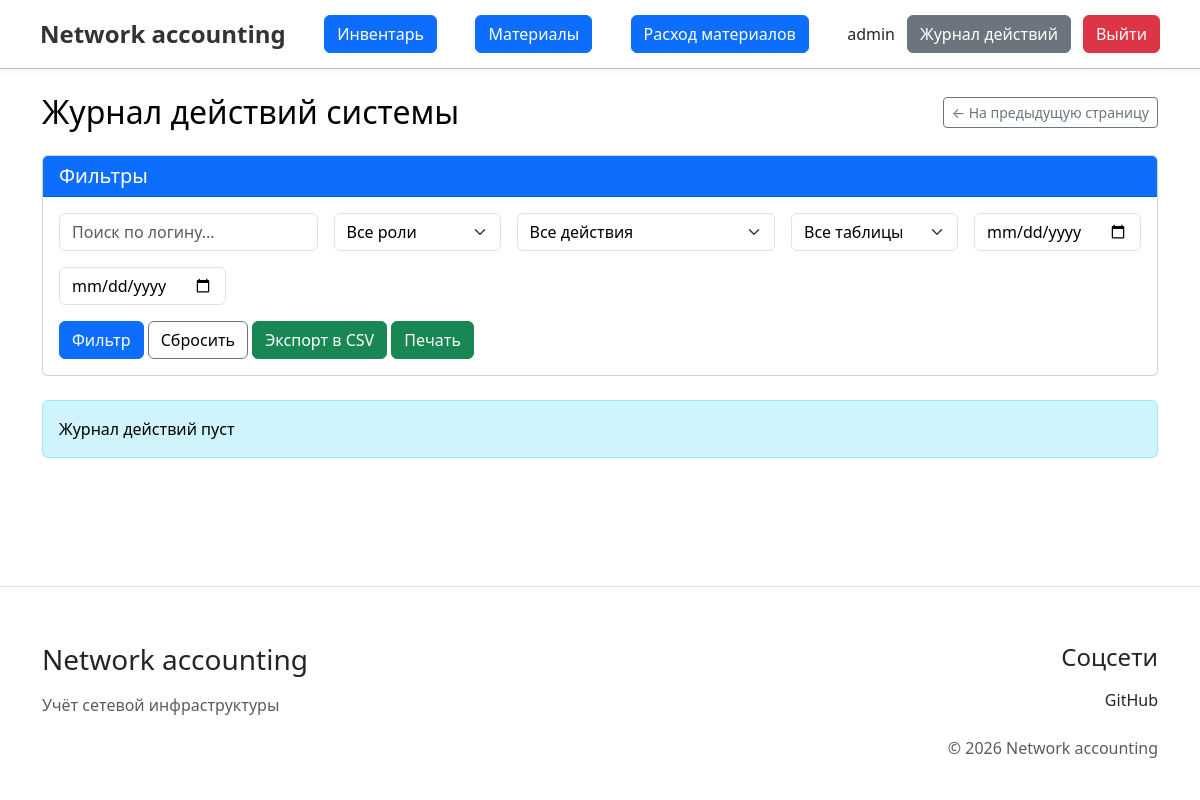
Before: /controllers/logs.php?page=2 (signed in) with the older database file.
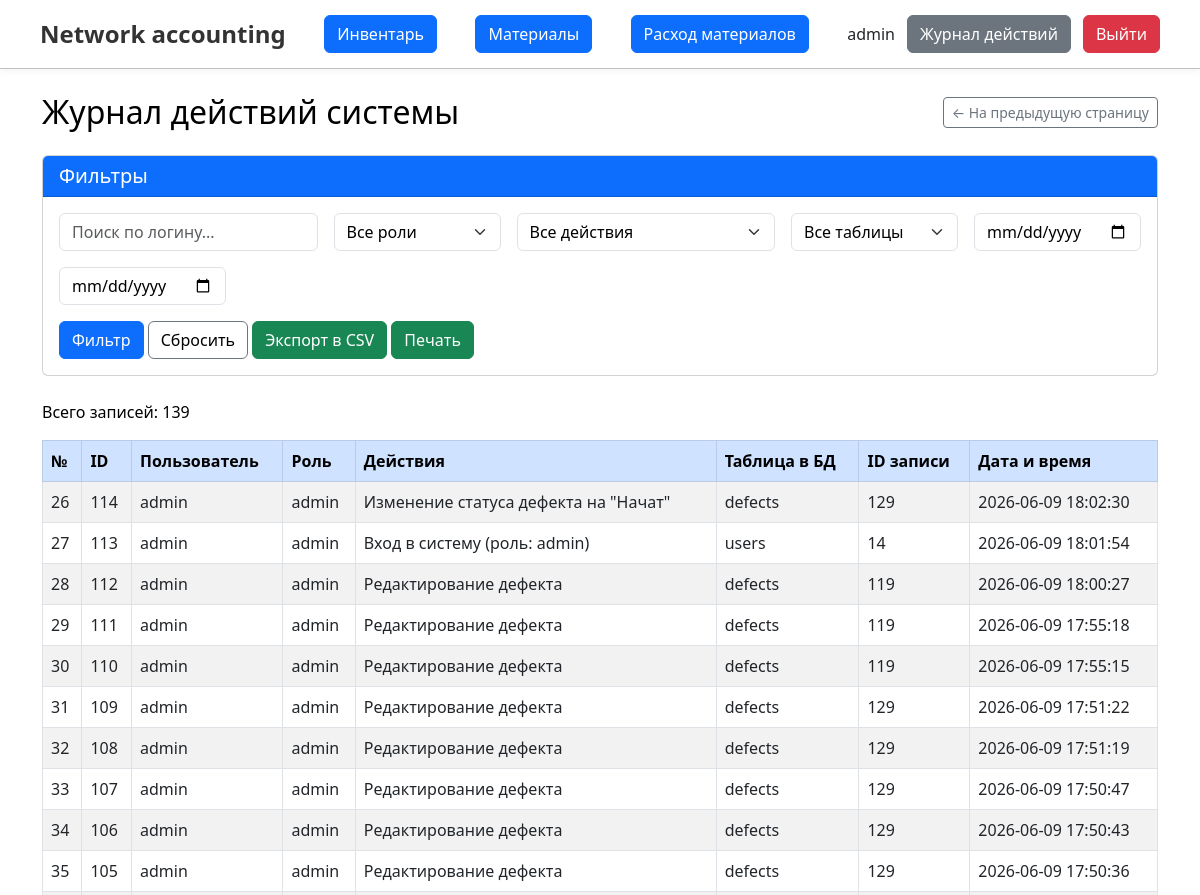
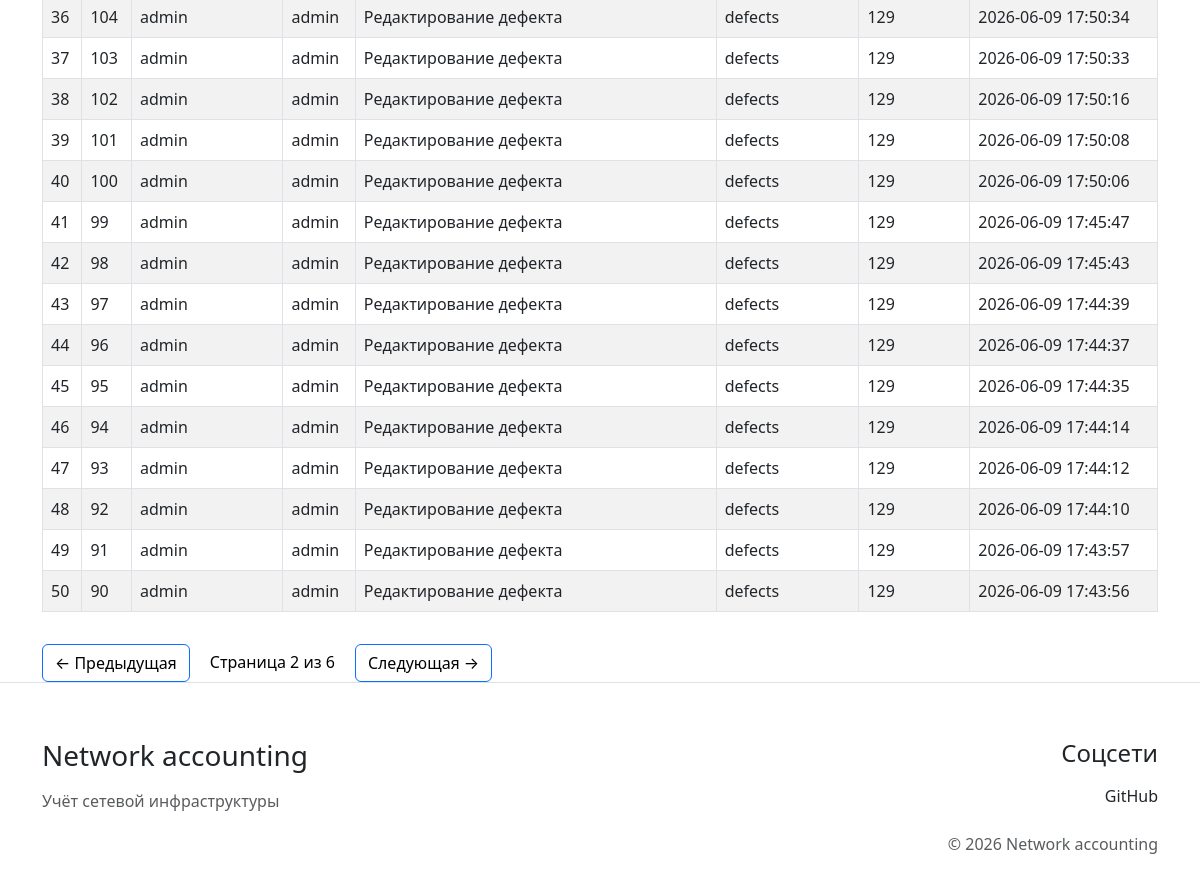
After: the same page with the newer database file (2 pictures, top to bottom).
### tables this page shows
CREATE TABLE `logs` (
  `id` int(11) NOT NULL AUTO_INCREMENT,
  `user_id` int(11) DEFAULT NULL,
  `action` varchar(100) DEFAULT NULL,
  `target_table` varchar(50) DEFAULT NULL,
  `target_id` int(11) DEFAULT NULL,
  `created_at` timestamp NULL DEFAULT current_timestamp(),
  PRIMARY KEY (`id`),
  KEY `user_id` (`user_id`),
  CONSTRAINT `logs_ibfk_1` FOREIGN KEY (`user_id`) REFERENCES `users` (`id`) ON DELETE SET NULL
);

CREATE TABLE `users` (
  `id` int(11) NOT NULL AUTO_INCREMENT,
  `login` varchar(50) NOT NULL,
  `password_hash` varchar(255) NOT NULL,
  `role` enum('admin','operator') DEFAULT 'operator',
  PRIMARY KEY (`id`),
  UNIQUE KEY `login` (`login`)
);

### controllers/logs.php (called while the page is built, shortened)
<?php
require '../app/includes/functions.php';
$page = isset($_GET['page']) ? (int)$_GET['page'] : 1;
$perPage = 25;
$filters = [
    'user_login' => isset($_GET['user_login']) ? trim($_GET['user_login']) : '',
    'role' => isset($_GET['role']) ? trim($_GET['role']) : '',
    'action' => isset($_GET['action']) ? trim($_GET['action']) : '',
    'target_table' => isset($_GET['target_table']) ? trim($_GET['target_table']) : '',
    'date_from' => isset($_GET['date_from']) ? trim($_GET['date_from']) : '',
    'date_to' => isset($_GET['date_to']) ? trim($_GET['date_to']) : ''
];
$filters = array_filter($filters, function ($value) {
    return $value !== '' && $value !== null;
});
$result = getAllLogsFiltered($pdo, $page, $perPage, $filters);
$offset = ($page - 1) * $perPage + 1;
include '../app/view/user/logs.php';
?>

### app/includes/functions.php (called while the page is built, shortened)
<?php
function getAllLogsFiltered($pdo, $page = 1, $perPage = 20, $filters = [])
{
    $offset = ($page - 1) * $perPage;
    $where = [];
    $params = [];
    $whereClause = $where ? "WHERE " . implode(" AND ", $where) : "";
    $countSql = "SELECT COUNT(*)
                FROM logs l
                LEFT JOIN users u ON l.user_id = u.id
                $whereClause";
    $countStmt = $pdo->prepare($countSql);
    $countStmt->execute();
    $total = $countStmt->fetchColumn();
    $sql = "SELECT
                l.*,
                u.login,
                u.role
            FROM logs l
            LEFT JOIN users u ON l.user_id = u.id
            $whereClause
            ORDER BY l.created_at DESC
            LIMIT :offset, :perPage";
    $stmt = $pdo->prepare($sql);
    $stmt->bindValue(':offset', $offset, PDO::PARAM_INT);
    $stmt->bindValue(':perPage', $perPage, PDO::PARAM_INT);
    $stmt->execute();
    return [
        'logs' => $stmt->fetchAll(),
        'total' => $total,
        'page' => $page,
        'perPage' => $perPage,
        'totalPages' => ceil($total / $perPage)
    ];
}
?>

### app/view/user/logs.php (the view, shortened to what the changed rows need)
<?php include '../app/includes/header.php'; ?>
<div class="container mt-4">
    <div class="d-flex justify-content-between align-items-center mb-4">
        <h1 class="h2 mb-0" style="color: #000;">Журнал действий системы</h1>
        <button onclick="history.back()" class="btn btn-sm btn-outline-secondary">
        </button>
    </div>
    <div class="card mb-4">
        <div class="card-header bg-primary text-white">
        </div>
        <div class="card-body">
        </div>
    </div>
    <?php if (empty($result['logs'])): ?>
        <div class="alert alert-info" style="color: #000;">Журнал действий пуст</div>
    <?php else: ?>
        <p style="color: #000;">Всего записей: <?= $result['total'] ?></p>
        <div class="table-responsive" id="printable-table">
            <table class="table table-bordered table-striped">
                <thead class="table-primary">
                <tr style="color: #000;">
                    <th>№</th>
                    <th>ID</th>
                    <th>Пользователь</th>
                    <th>Роль</th>
                    <th>Действия</th>
                    <th>Таблица в БД</th>
                    <th>ID записи</th>
                    <th>Дата и время</th>
                </tr>
                </thead>
                <tbody>
                <?php foreach ($result['logs'] as $log): ?>
                    <tr style="color: #000;">
                        <td><?= $offset++ ?></td>
                        <td><?= $log['id'] ?></td>
                        <td><?= htmlspecialchars($log['login'] ?? 'Система') ?></td>
                        <td><?= htmlspecialchars($log['role'] ?? '-') ?></td>
                        <td><?= htmlspecialchars($log['action']) ?></td>
                        <td><?= htmlspecialchars($log['target_table'] ?? '-') ?></td>
                        <td><?= htmlspecialchars($log['target_id'] ?? '-') ?></td>
                        <td><?= htmlspecialchars($log['created_at']) ?></td>
                    </tr>
                <?php endforeach; ?>
                </tbody>
            </table>
        </div>
        <?php if ($result['totalPages'] > 1): ?>
            <div class="mt-3">
                <?php
                $currentUrl = strtok($_SERVER['REQUEST_URI'], '?');
                $queryParams = $_GET;
                if ($result['page'] > 1): ?>
                    <a href="<?= $currentUrl . '?' . http_build_query(array_merge($queryParams, ['page' => $result['page'] - 1])) ?>"
                       class="btn btn-outline-primary" style="color: #000;">← Предыдущая</a>
                <?php else: ?>
                    <button class="btn btn-outline-secondary" disabled style="color: #000;">← Предыдущая</button>
                <?php endif; ?>
                <span class="mx-3"
                      style="color: #000;">Страница <?= $result['page'] ?> из <?= $result['totalPages'] ?></span>
                <?php if ($result['page'] < $result['totalPages']): ?>
                    <a href="<?= $currentUrl . '?' . http_build_query(array_merge($queryParams, ['page' => $result['page'] + 1])) ?>"
                       class="btn btn-outline-primary" style="color: #000;">Следующая →</a>
                <?php else: ?>
                    <button class="btn btn-outline-secondary" disabled style="color: #000;">Следующая →</button>
                <?php endif; ?>
            </div>
        <?php endif; ?>
    <?php endif; ?>
</div>
<?php include '../app/includes/footer.php'; ?>

Changed rows visible on the page:
added logs: id "114", user.login "admin", user.role "admin", action "Изменение статуса дефекта на \"Начат\"", target_table "defects", target "129", created_at "2026-06-09 18:02:30"
added logs: id "113", user.login "admin", user.role "admin", action "Вход в систему (роль: admin)", target_table "users", target "14", created_at "2026-06-09 18:01:54"
added logs: id "112", user.login "admin", user.role "admin", action "Редактирование дефекта", target_table "defects", target "119", created_at "2026-06-09 18:00:27"
added logs: id "111", user.login "admin", user.role "admin", action "Редактирование дефекта", target_table "defects", target "119", created_at "2026-06-09 17:55:18"
added logs: id "110", user.login "admin", user.role "admin", action "Редактирование дефекта", target_table "defects", target "119", created_at "2026-06-09 17:55:15"
added logs: id "109", user.login "admin", user.role "admin", action "Редактирование дефекта", target_table "defects", target "129", created_at "2026-06-09 17:51:22"
added logs: id "108", user.login "admin", user.role "admin", action "Редактирование дефекта", target_table "defects", target "129", created_at "2026-06-09 17:51:19"
added logs: id "107", user.login "admin", user.role "admin", action "Редактирование дефекта", target_table "defects", target "129", created_at "2026-06-09 17:50:47"
added logs: id "106", user.login "admin", user.role "admin", action "Редактирование дефекта", target_table "defects", target "129", created_at "2026-06-09 17:50:43"
added logs: id "105", user.login "admin", user.role "admin", action "Редактирование дефекта", target_table "defects", target "129", created_at "2026-06-09 17:50:36"
added logs: id "104", user.login "admin", user.role "admin", action "Редактирование дефекта", target_table "defects", target "129", created_at "2026-06-09 17:50:34"
added logs: id "103", user.login "admin", user.role "admin", action "Редактирование дефекта", target_table "defects", target "129", created_at "2026-06-09 17:50:33"
added logs: id "102", user.login "admin", user.role "admin", action "Редактирование дефекта", target_table "defects", target "129", created_at "2026-06-09 17:50:16"
added logs: id "101", user.login "admin", user.role "admin", action "Редактирование дефекта", target_table "defects", target "129", created_at "2026-06-09 17:50:08"
added logs: id "100", user.login "admin", user.role "admin", action "Редактирование дефекта", target_table "defects", target "129", created_at "2026-06-09 17:50:06"
added logs: id "99", user.login "admin", user.role "admin", action "Редактирование дефекта", target_table "defects", target "129", created_at "2026-06-09 17:45:47"
added logs: id "98", user.login "admin", user.role "admin", action "Редактирование дефекта", target_table "defects", target "129", created_at "2026-06-09 17:45:43"
added logs: id "97", user.login "admin", user.role "admin", action "Редактирование дефекта", target_table "defects", target "129", created_at "2026-06-09 17:44:39"
added logs: id "96", user.login "admin", user.role "admin", action "Редактирование дефекта", target_table "defects", target "129", created_at "2026-06-09 17:44:37"
added logs: id "95", user.login "admin", user.role "admin", action "Редактирование дефекта", target_table "defects", target "129", created_at "2026-06-09 17:44:35"
added logs: id "94", user.login "admin", user.role "admin", action "Редактирование дефекта", target_table "defects", target "129", created_at "2026-06-09 17:44:14"
added logs: id "93", user.login "admin", user.role "admin", action "Редактирование дефекта", target_table "defects", target "129", created_at "2026-06-09 17:44:12"
added logs: id "92", user.login "admin", user.role "admin", action "Редактирование дефекта", target_table "defects", target "129", created_at "2026-06-09 17:44:10"
added logs: id "91", user.login "admin", user.role "admin", action "Редактирование дефекта", target_table "defects", target "129", created_at "2026-06-09 17:43:57"
added logs: id "90", user.login "admin", user.role "admin", action "Редактирование дефекта", target_table "defects", target "129", created_at "2026-06-09 17:43:56"
Other visible differences:
$result['total']: (not shown) → "139"
$result['page']: (not shown) → "2"
$result['totalPages']: (not shown) → "6"
text no longer shown: "Журнал действий пуст"
text now shown: "Всего записей: № ID Пользователь Роль Действия Таблица в БД ID записи Дата и время ← Предыдущая Страница из Следующая →"
